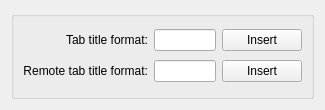
<?xml version="1.0" encoding="UTF-8"?>
<ui version="4.0">
 <class>RenameTabsDialog</class>
 <widget class="QWidget" name="RenameTabsDialog">
  <property name="geometry">
   <rect>
    <x>0</x>
    <y>0</y>
    <width>325</width>
    <height>110</height>
   </rect>
  </property>
  <layout class="QGridLayout" name="gridLayout">
   <item row="0" column="0">
    <widget class="QGroupBox" name="groupBox_5">
     <property name="title">
      <string/>
     </property>
     <property name="flat">
      <bool>true</bool>
     </property>
     <layout class="QGridLayout" name="gridLayout_2">
      <item row="0" column="0">
       <widget class="QLabel" name="label">
        <property name="text">
         <string>Tab title format:</string>
        </property>
        <property name="alignment">
         <set>Qt::AlignRight|Qt::AlignTrailing|Qt::AlignVCenter</set>
        </property>
       </widget>
      </item>
      <item row="0" column="1">
       <widget class="KLineEdit" name="tabTitleEdit">
        <property name="toolTip">
         <string>Normal tab title format</string>
        </property>
       </widget>
      </item>
      <item row="0" column="2">
       <widget class="QPushButton" name="tabTitleEditButton">
        <property name="toolTip">
         <string>Edit normal tab title format</string>
        </property>
        <property name="text">
         <string>Insert</string>
        </property>
       </widget>
      </item>
      <item row="1" column="0">
       <widget class="QLabel" name="label_2">
        <property name="text">
         <string>Remote tab title format:</string>
        </property>
        <property name="alignment">
         <set>Qt::AlignRight|Qt::AlignTrailing|Qt::AlignVCenter</set>
        </property>
       </widget>
      </item>
      <item row="1" column="1">
       <widget class="KLineEdit" name="remoteTabTitleEdit">
        <property name="toolTip">
         <string>Tab title format used when a remote command (e.g. connection to another computer via SSH) is being executed</string>
        </property>
       </widget>
      </item>
      <item row="1" column="2">
       <widget class="QPushButton" name="remoteTabTitleEditButton">
        <property name="toolTip">
         <string>Edit tab title format used when executing remote commands</string>
        </property>
        <property name="text">
         <string>Insert</string>
        </property>
       </widget>
      </item>
     </layout>
    </widget>
   </item>
  </layout>
 </widget>
 <customwidgets>
  <customwidget>
   <class>KLineEdit</class>
   <extends>QLineEdit</extends>
   <header>klineedit.h</header>
  </customwidget>
 </customwidgets>
 <resources/>
 <connections/>
</ui>
